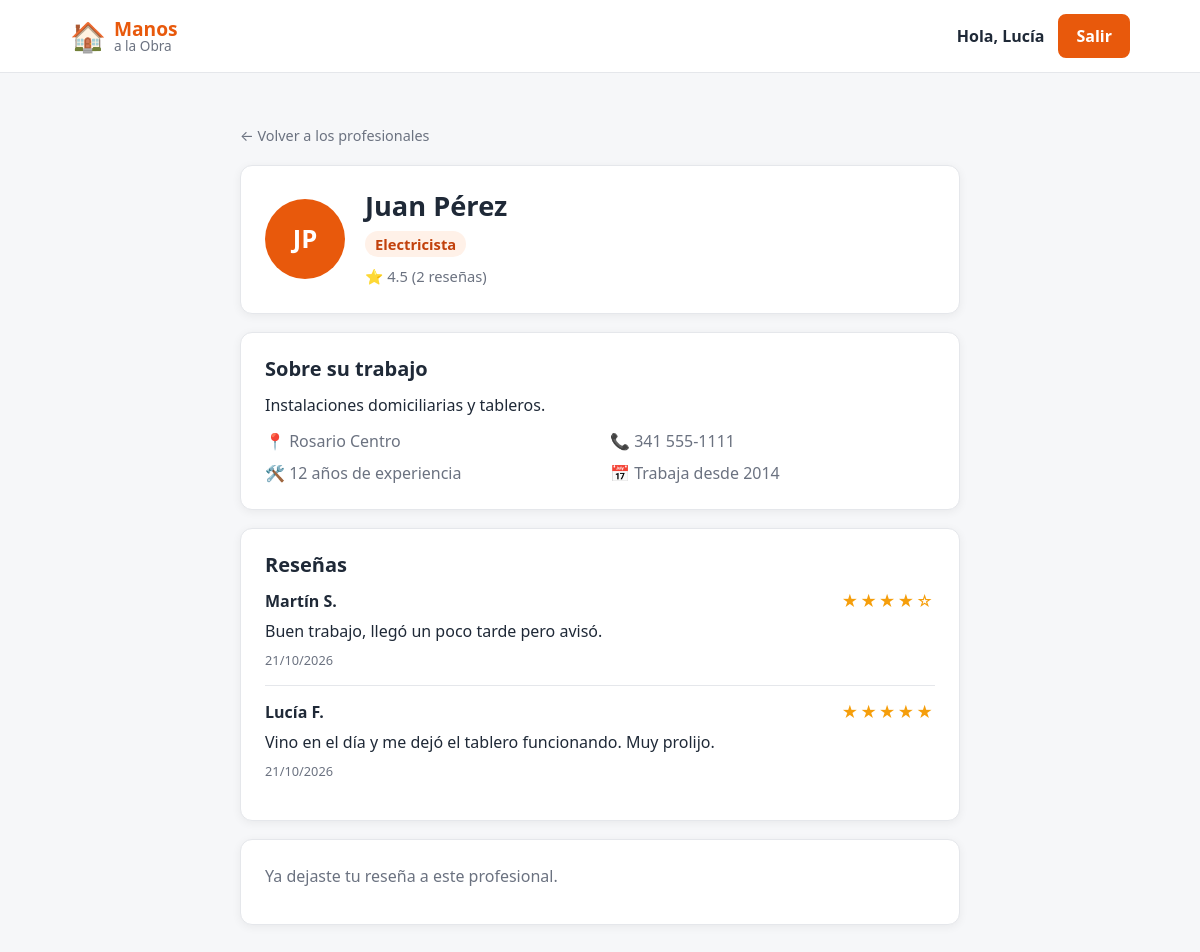
The app's page /perfil.php?id=1 (signed in) with its own data.
### tables this page shows
CREATE TABLE profesionales (
    id INT AUTO_INCREMENT PRIMARY KEY,
     
    nombre VARCHAR(60) NOT NULL,
    apellido VARCHAR(60) NOT NULL,
    email VARCHAR(120) NOT NULL UNIQUE,
    password VARCHAR(255) NOT NULL,
    iniciales VARCHAR(5) NOT NULL,
     
    oficio VARCHAR(60) NULL,
    descripcion VARCHAR(300) NULL,
    ubicacion VARCHAR(100) NULL,
    telefono VARCHAR(30) NULL,
    experiencia INT NULL,
    fecha_alta DATE NULL,
    fecha_baja DATE NULL,
     
     
    valoracion DECIMAL(2,1) DEFAULT 0,
    cantidad_resenas INT DEFAULT 0,
    creado_en TIMESTAMP DEFAULT CURRENT_TIMESTAMP
);

CREATE TABLE resenas (
    id INT AUTO_INCREMENT PRIMARY KEY,
    profesional_id INT NOT NULL,
    cliente_id INT NOT NULL,
    puntaje TINYINT NOT NULL,                 
    comentario VARCHAR(300) NOT NULL,
    creado_en TIMESTAMP DEFAULT CURRENT_TIMESTAMP,
    FOREIGN KEY (profesional_id) REFERENCES profesionales(id) ON DELETE CASCADE,
    FOREIGN KEY (cliente_id) REFERENCES clientes(id) ON DELETE CASCADE,
    UNIQUE (profesional_id, cliente_id)
);

CREATE TABLE clientes (
    id INT AUTO_INCREMENT PRIMARY KEY,
    nombre VARCHAR(60) NOT NULL,
    apellido VARCHAR(60) NOT NULL,
    email VARCHAR(120) NOT NULL UNIQUE,
    password VARCHAR(255) NOT NULL,           
    creado_en TIMESTAMP DEFAULT CURRENT_TIMESTAMP
);

### perfil.php (the view, shortened to what this page needs)
<?php
require "config.php";
$id = (int) ($_GET["id"] ?? 0);
$es_cliente = ($_SESSION["usuario_tipo"] ?? "") === "cliente";
$consulta = $conexion->prepare(
    "SELECT * FROM profesionales
     WHERE id = ?
       AND oficio IS NOT NULL
       AND (fecha_baja IS NULL OR fecha_baja >= CURDATE())"
);
$consulta->bind_param("i", $id);
$consulta->execute();
$profesional = $consulta->get_result()->fetch_assoc();
$resenas = [];
$ya_reseno = false;
if ($profesional) {
    $consulta = $conexion->prepare(
        "SELECT resenas.puntaje, resenas.comentario, resenas.creado_en, resenas.cliente_id,
                clientes.nombre, clientes.apellido
         FROM resenas
         JOIN clientes ON clientes.id = resenas.cliente_id
         WHERE resenas.profesional_id = ?
         ORDER BY resenas.creado_en DESC, resenas.id DESC"
    );
    $consulta->bind_param("i", $id);
    $consulta->execute();
    $resenas = $consulta->get_result()->fetch_all(MYSQLI_ASSOC);
    foreach ($resenas as $r) {
        if ($es_cliente && $r["cliente_id"] == $_SESSION["usuario_id"]) {
            $ya_reseno = true;
        }
    }
}
function estrellas($puntaje) {
    $llenas = (int) round($puntaje);
    return str_repeat("★", $llenas) . str_repeat("☆", 5 - $llenas);
}
?>
<!DOCTYPE html>
<html lang="es">
<head>
    <link rel="stylesheet" href="style.css">
</head>
<body>
    <header class="header-principal">
        <div class="barra-superior">
            <a href="index.php" class="logo">
                <span class="logo-icono">🏠</span>
                <span class="logo-texto"><strong>Manos</strong><span>a la Obra</span></span>
            </a>
            <div class="acciones">
                <?php if (isset($_SESSION["usuario_nombre"])): ?>
                    <span class="link-ingresar">Hola, <?php echo htmlspecialchars($_SESSION["usuario_nombre"]); ?></span>
                    <a href="logout.php" class="btn-publicar">Salir</a>
                <?php else: ?>
                    <a href="login.php" class="link-ingresar">Ingresar</a>
                    <a href="registro.php" class="btn-publicar">Crear cuenta</a>
                <?php endif; ?>
            </div>
        </div>
    </header>
    <main class="seccion">
        <div class="contenedor contenedor-angosto">
            <a href="index.php#profesionales" class="volver">← Volver a los profesionales</a>
            <?php if (!$profesional): ?>
                <div class="perfil-caja">
                    <h1>Perfil no disponible</h1>
                    <p>Este profesional no existe o ya no está en actividad.</p>
                </div>
            <?php else: ?>
                <div class="perfil-caja perfil-cabecera">
                    <div class="profesional-avatar perfil-avatar"><?php echo htmlspecialchars($profesional["iniciales"]); ?></div>
                    <div class="profesional-info">
                        <h1><?php echo htmlspecialchars($profesional["nombre"] . " " . $profesional["apellido"]); ?></h1>
                        <p class="oficio"><?php echo htmlspecialchars($profesional["oficio"]); ?></p>
                        <p class="valoracion">⭐ <?php echo $profesional["valoracion"]; ?> (<?php echo $profesional["cantidad_resenas"]; ?> reseñas)</p>
                    </div>
                </div>
                <div class="perfil-caja">
                    <h2>Sobre su trabajo</h2>
                    <p><?php echo htmlspecialchars($profesional["descripcion"] ?? ""); ?></p>
                    <ul class="perfil-datos">
                        <li>📍 <?php echo htmlspecialchars($profesional["ubicacion"] ?? ""); ?></li>
                        <li>📞 <?php echo htmlspecialchars($profesional["telefono"] ?? ""); ?></li>
                        <li>🛠️ <?php echo (int) $profesional["experiencia"]; ?> años de experiencia</li>
                        <?php if (!empty($profesional["fecha_alta"])): ?>
                            <li>📅 Trabaja desde <?php echo date("Y", strtotime($profesional["fecha_alta"])); ?></li>
                        <?php endif; ?>
                    </ul>
                </div>
                <div class="perfil-caja" id="resenas">
                    <h2>Reseñas</h2>
                    <?php foreach ($resenas as $r): ?>
                        <div class="resena">
                            <div class="resena-encabezado">
                                <strong><?php echo htmlspecialchars($r["nombre"] . " " . mb_substr($r["apellido"], 0, 1) . "."); ?></strong>
                                <span class="estrellas" aria-label="<?php echo $r["puntaje"]; ?> de 5"><?php echo estrellas($r["puntaje"]); ?></span>
                            </div>
                            <p><?php echo htmlspecialchars($r["comentario"]); ?></p>
                            <span class="resena-fecha"><?php echo date("d/m/Y", strtotime($r["creado_en"])); ?></span>
                        </div>
                    <?php endforeach; ?>
                </div>
                <div class="perfil-caja">
                    <?php if (!isset($_SESSION["usuario_id"])): ?>
                        <p class="texto-suave">¿Trabajaste con <?php echo htmlspecialchars($profesional["nombre"]); ?>?
                            <a href="login.php">Ingresá</a> con tu cuenta de cliente para dejar una reseña.</p>
                    <?php elseif (!$es_cliente): ?>
                        <p class="texto-suave">Solo los clientes pueden dejar reseñas.</p>
                    <?php elseif ($ya_reseno): ?>
                        <p class="texto-suave">Ya dejaste tu reseña a este profesional.</p>
                    <?php endif; ?>
                </div>
            <?php endif; ?>
        </div>
    </main>
</body>
</html>

### style.css (style rules this page uses)
:root { --primario: #e8590c; --primario-oscuro: #c2410c; --primario-suave: #fff1e8; --texto: #1f2937; --texto-suave: #6b7280; --fondo: #f6f7f9; --blanco: #ffffff; --borde: #e5e7eb; --oscuro: #1e293b; --radio: 12px; --sombra: 0 2px 10px rgba(0, 0, 0, 0.06); }
* { box-sizing: border-box; }
body { margin: 0; font-family: system-ui, -apple-system, "Segoe UI", Roboto, Arial, sans-serif; color: var(--texto); background: var(--fondo); line-height: 1.5; }
a { color: var(--primario); }
h1, h2, h3 { line-height: 1.2; }
.contenedor { max-width: 1100px; margin: 0 auto; padding: 0 20px; }
.boton, .btn-publicar { display: inline-block; padding: 10px 20px; border-radius: 8px; font-weight: 600; text-decoration: none; border: 2px solid var(--primario); transition: background 0.2s, color 0.2s; cursor: pointer; }
.boton-lleno, .btn-publicar { background: var(--primario); color: var(--blanco); }
.header-principal { background: var(--blanco); border-bottom: 1px solid var(--borde); position: sticky; top: 0; z-index: 10; }
.barra-superior { max-width: 1100px; margin: 0 auto; padding: 14px 20px; display: flex; align-items: center; gap: 20px; }
.logo { display: flex; align-items: center; gap: 8px; text-decoration: none; color: var(--texto); flex-shrink: 0; }
.logo-icono { font-size: 1.8rem; }
.logo-texto { display: flex; flex-direction: column; line-height: 1.1; }
.logo-texto strong { font-size: 1.2rem; color: var(--primario); }
.logo-texto span { font-size: 0.85rem; color: var(--texto-suave); }
.acciones { display: flex; align-items: center; gap: 14px; margin-left: auto; }
.link-ingresar { color: var(--texto); text-decoration: none; font-weight: 600; }
.acciones .btn-publicar { padding: 8px 16px; }
.seccion { padding: 50px 0; }
.profesional-avatar { width: 56px; height: 56px; border-radius: 50%; background: var(--primario); color: var(--blanco); font-weight: 700; font-size: 1.2rem; display: flex; align-items: center; justify-content: center; flex-shrink: 0; }
.profesional-info { flex: 1; min-width: 0; }
.profesional-info p { margin: 2px 0; font-size: 0.92rem; color: var(--texto-suave); }
.profesional-info .oficio { display: inline-block; background: var(--primario-suave); color: var(--primario-oscuro); font-weight: 600; padding: 2px 10px; border-radius: 20px; margin-bottom: 6px; }
.contenedor-angosto { max-width: 760px; }
.perfil-caja { background: var(--blanco); border: 1px solid var(--borde); border-radius: var(--radio); padding: 24px; box-shadow: var(--sombra); margin-top: 18px; }
.perfil-caja h1 { margin: 0 0 6px; font-size: 1.7rem; }
.perfil-caja h2 { margin: 0 0 12px; font-size: 1.25rem; }
.perfil-caja > p { margin: 0 0 12px; }
.perfil-cabecera { display: flex; gap: 20px; align-items: center; }
.perfil-avatar { width: 80px; height: 80px; font-size: 1.6rem; }
.perfil-datos { list-style: none; margin: 0; padding: 0; display: grid; grid-template-columns: repeat(2, 1fr); gap: 8px 20px; color: var(--texto-suave); }
.texto-suave { color: var(--texto-suave); margin: 0; }
.resena { padding: 14px 0; border-top: 1px solid var(--borde); }
.resena:first-of-type { border-top: none; padding-top: 0; }
.resena p { margin: 6px 0 4px; }
.resena-encabezado { display: flex; justify-content: space-between; align-items: center; gap: 10px; }
.estrellas { color: #f59e0b; letter-spacing: 2px; }
.resena-fecha { font-size: 0.8rem; color: var(--texto-suave); }
.volver { color: var(--texto-suave); text-decoration: none; font-size: 0.9rem; align-self: flex-start; }

### records on screen
profesionales: iniciales "JP", nombre+apellido "Juan Pérez", oficio "Electricista", valoracion "4.5", cantidad_resenas "2", descripcion "Instalaciones domiciliarias y tableros.", ubicacion "Rosario Centro", telefono "341 555-1111", experiencia "12", fecha_alta "2014"
resenas: cliente.apellido "Martín S.", puntaje "★★★★☆", comentario "Buen trabajo, llegó un poco tarde pero avisó.", creado_en "21/10/2026"
resenas: cliente.apellido "Lucía F.", puntaje "★★★★★", comentario "Vino en el día y me dejó el tablero funcionando. Muy prolijo.", creado_en "21/10/2026"

### other values on screen
$_SESSION["usuario_nombre"] "Lucía"
